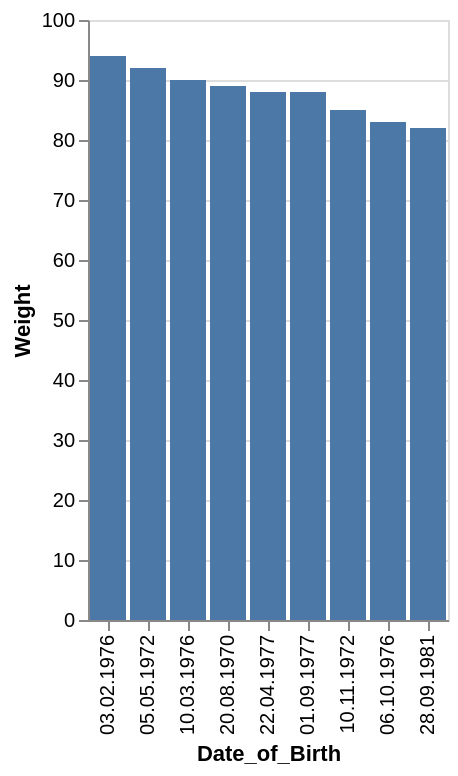

Source (Vega-Lite JSON):
### Vega-Lite specification from a JSON file in a GitHub repository (floating-point values rounded to 4 significant figures)
{"data": {"values": [{"x_data": "03.02.1976", "y_data": 94}, {"x_data": "05.05.1972", "y_data": 92}, {"x_data": "10.03.1976", "y_data": 90}, {"x_data": "20.08.1970", "y_data": 89}, {"x_data": "22.04.1977", "y_data": 88}, {"x_data": "01.09.1977", "y_data": 88}, {"x_data": "10.11.1972", "y_data": 85}, {"x_data": "06.10.1976", "y_data": 83}, {"x_data": "28.09.1981", "y_data": 82}]}, "mark": "bar", "encoding": {"x": {"field": "x_data", "type": "nominal", "title": "Date_of_Birth", "sort": {"op": "sum", "field": "y_data", "order": "descending"}}, "y": {"field": "y_data", "type": "quantitative", "title": "Weight"}}}
